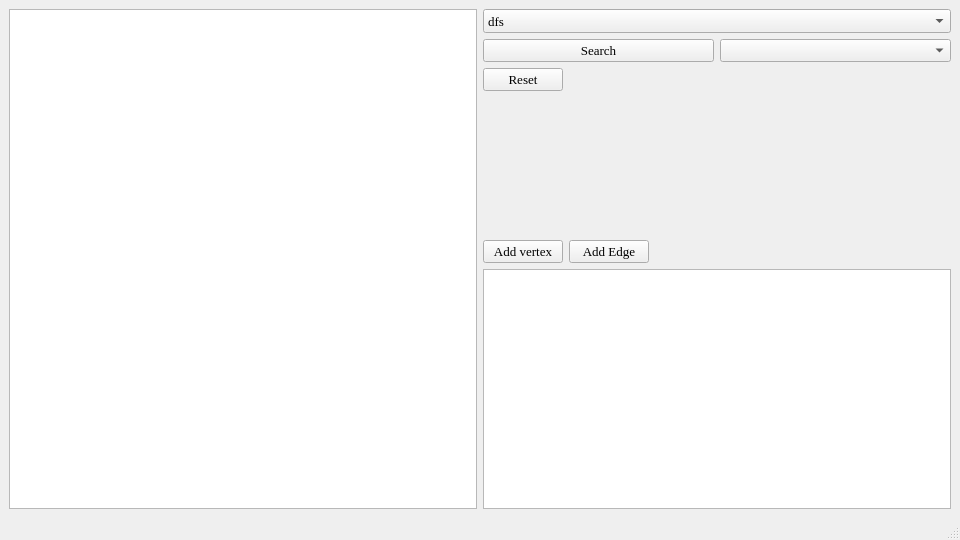
<?xml version="1.0" encoding="UTF-8"?>
<ui version="4.0">
 <class>MainWindow</class>
 <widget class="QMainWindow" name="MainWindow">
  <property name="geometry">
   <rect>
    <x>0</x>
    <y>0</y>
    <width>960</width>
    <height>540</height>
   </rect>
  </property>
  <property name="windowTitle">
   <string>MainWindow</string>
  </property>
  <widget class="QWidget" name="centralwidget">
   <property name="sizePolicy">
    <sizepolicy hsizetype="Preferred" vsizetype="Expanding">
     <horstretch>0</horstretch>
     <verstretch>0</verstretch>
    </sizepolicy>
   </property>
   <layout class="QHBoxLayout" name="horizontalLayout_3">
    <item>
     <layout class="QHBoxLayout" name="horizontalLayout_2">
      <item>
       <widget class="QGraphicsView" name="graph">
        <property name="enabled">
         <bool>true</bool>
        </property>
        <property name="sizePolicy">
         <sizepolicy hsizetype="Expanding" vsizetype="Expanding">
          <horstretch>0</horstretch>
          <verstretch>0</verstretch>
         </sizepolicy>
        </property>
        <property name="verticalScrollBarPolicy">
         <enum>Qt::ScrollBarAlwaysOff</enum>
        </property>
        <property name="horizontalScrollBarPolicy">
         <enum>Qt::ScrollBarAlwaysOff</enum>
        </property>
       </widget>
      </item>
      <item>
       <layout class="QVBoxLayout" name="verticalLayout">
        <item>
         <widget class="QComboBox" name="searchBox">
          <property name="minimumSize">
           <size>
            <width>0</width>
            <height>24</height>
           </size>
          </property>
          <property name="font">
           <font>
            <family>Times New Roman</family>
            <pointsize>10</pointsize>
           </font>
          </property>
          <item>
           <property name="text">
            <string>dfs</string>
           </property>
          </item>
          <item>
           <property name="text">
            <string>bfs</string>
           </property>
          </item>
         </widget>
        </item>
        <item>
         <layout class="QHBoxLayout" name="horizontalLayout_4">
          <item>
           <widget class="QPushButton" name="searchBtn">
            <property name="font">
             <font>
              <family>Times New Roman</family>
              <pointsize>10</pointsize>
             </font>
            </property>
            <property name="text">
             <string>Search</string>
            </property>
           </widget>
          </item>
          <item>
           <widget class="QComboBox" name="vertecesBox">
            <property name="font">
             <font>
              <family>Times New Roman</family>
              <pointsize>10</pointsize>
             </font>
            </property>
            <property name="maxVisibleItems">
             <number>32</number>
            </property>
           </widget>
          </item>
         </layout>
        </item>
        <item>
         <layout class="QHBoxLayout" name="horizontalLayout_5">
          <item>
           <widget class="QPushButton" name="resetBtn">
            <property name="font">
             <font>
              <family>Times New Roman</family>
              <pointsize>10</pointsize>
             </font>
            </property>
            <property name="text">
             <string>Reset</string>
            </property>
           </widget>
          </item>
          <item>
           <spacer name="horizontalSpacer_2">
            <property name="orientation">
             <enum>Qt::Horizontal</enum>
            </property>
            <property name="sizeHint" stdset="0">
             <size>
              <width>40</width>
              <height>20</height>
             </size>
            </property>
           </spacer>
          </item>
         </layout>
        </item>
        <item>
         <spacer name="verticalSpacer">
          <property name="orientation">
           <enum>Qt::Vertical</enum>
          </property>
          <property name="sizeHint" stdset="0">
           <size>
            <width>20</width>
            <height>40</height>
           </size>
          </property>
         </spacer>
        </item>
        <item>
         <layout class="QHBoxLayout" name="horizontalLayout">
          <item>
           <widget class="QPushButton" name="addVertexBtn">
            <property name="font">
             <font>
              <family>Times New Roman</family>
              <pointsize>10</pointsize>
             </font>
            </property>
            <property name="text">
             <string>Add vertex</string>
            </property>
           </widget>
          </item>
          <item>
           <widget class="QPushButton" name="addEdgeBtn">
            <property name="font">
             <font>
              <family>Times New Roman</family>
              <pointsize>10</pointsize>
             </font>
            </property>
            <property name="text">
             <string>Add Edge</string>
            </property>
           </widget>
          </item>
          <item>
           <spacer name="horizontalSpacer">
            <property name="orientation">
             <enum>Qt::Horizontal</enum>
            </property>
            <property name="sizeHint" stdset="0">
             <size>
              <width>40</width>
              <height>20</height>
             </size>
            </property>
           </spacer>
          </item>
         </layout>
        </item>
        <item>
         <widget class="QTableWidget" name="matrix">
          <property name="sizePolicy">
           <sizepolicy hsizetype="Preferred" vsizetype="Expanding">
            <horstretch>0</horstretch>
            <verstretch>0</verstretch>
           </sizepolicy>
          </property>
          <property name="minimumSize">
           <size>
            <width>0</width>
            <height>240</height>
           </size>
          </property>
         </widget>
        </item>
       </layout>
      </item>
     </layout>
    </item>
   </layout>
  </widget>
  <widget class="QMenuBar" name="menubar">
   <property name="geometry">
    <rect>
     <x>0</x>
     <y>0</y>
     <width>960</width>
     <height>26</height>
    </rect>
   </property>
  </widget>
  <widget class="QStatusBar" name="statusbar"/>
 </widget>
 <resources/>
 <connections/>
</ui>
